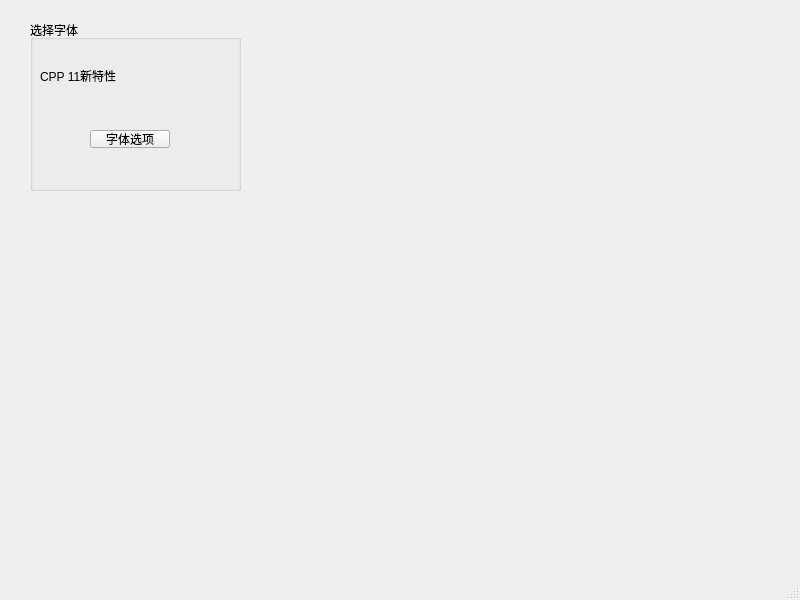
<?xml version="1.0" encoding="UTF-8"?>
<ui version="4.0">
 <class>MainWindow</class>
 <widget class="QMainWindow" name="MainWindow">
  <property name="geometry">
   <rect>
    <x>0</x>
    <y>0</y>
    <width>800</width>
    <height>600</height>
   </rect>
  </property>
  <property name="windowTitle">
   <string>MainWindow</string>
  </property>
  <widget class="QWidget" name="centralwidget">
   <widget class="QGroupBox" name="groupBox">
    <property name="geometry">
     <rect>
      <x>30</x>
      <y>20</y>
      <width>211</width>
      <height>171</height>
     </rect>
    </property>
    <property name="title">
     <string>选择字体</string>
    </property>
    <widget class="QPushButton" name="selectFontBtn">
     <property name="geometry">
      <rect>
       <x>60</x>
       <y>110</y>
       <width>80</width>
       <height>18</height>
      </rect>
     </property>
     <property name="text">
      <string>字体选项</string>
     </property>
    </widget>
    <widget class="QLabel" name="fontLabel">
     <property name="geometry">
      <rect>
       <x>10</x>
       <y>30</y>
       <width>191</width>
       <height>51</height>
      </rect>
     </property>
     <property name="text">
      <string>CPP 11新特性</string>
     </property>
    </widget>
   </widget>
  </widget>
  <widget class="QMenuBar" name="menubar">
   <property name="geometry">
    <rect>
     <x>0</x>
     <y>0</y>
     <width>800</width>
     <height>17</height>
    </rect>
   </property>
  </widget>
  <widget class="QStatusBar" name="statusbar"/>
 </widget>
 <resources/>
 <connections/>
</ui>
